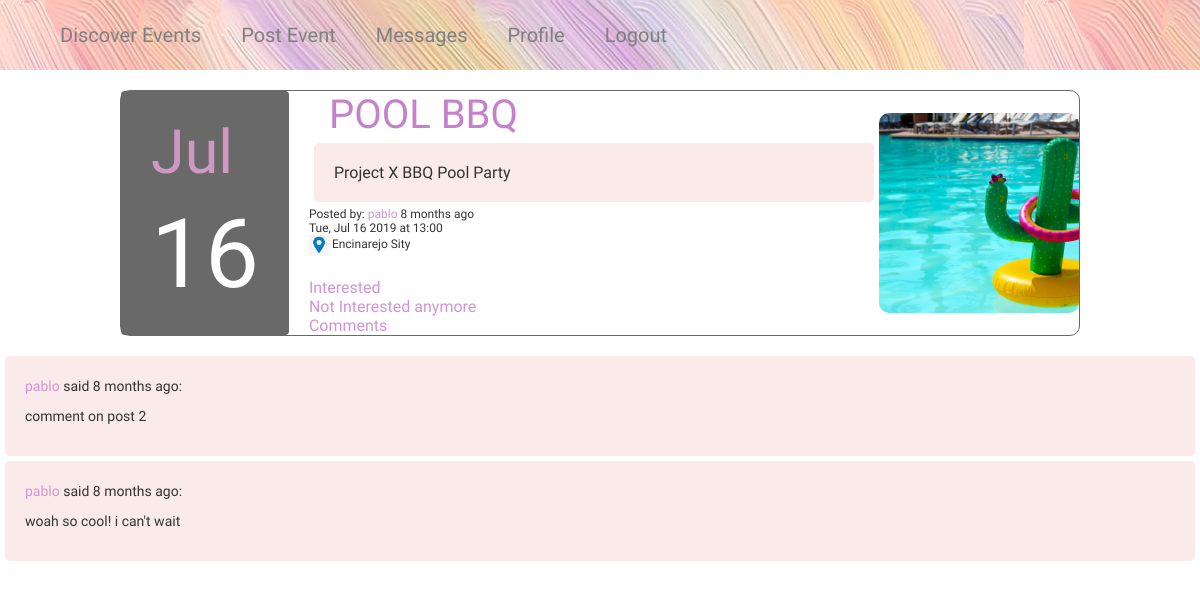
The app's page /post/2 (signed in) with its own data.
### app/models.py (models this page shows, shortened)
class Post(db.Model):
    __tablename__ = 'post'
    id = db.Column(db.Integer, primary_key=True)
    title = db.Column(db.String(25))
    eventphoto = db.Column(db.String(50))
    date = db.Column(db.DateTime)
    time = db.Column(db.DateTime)
    venue = db.Column(db.String(70))
    body = db.Column(db.String(140))
    timestamp = db.Column(db.DateTime, index=True, default=datetime.utcnow)
    user_id = db.Column(db.Integer, db.ForeignKey('user.id'))
    userlist = db.relationship('UserList', backref='event_interested', lazy='dynamic')
    comments = db.relationship('Comment', backref='post', lazy='dynamic')

class User(UserMixin, db.Model):
    __tablename__ = 'user'
    id = db.Column(db.Integer, primary_key=True)
    username = db.Column(db.String(64), index=True, unique=True)
    email = db.Column(db.String(120), index=True, unique=True)
    password_hash = db.Column(db.String(128))
    profilepic = db.Column(db.String(50))
    posts = db.relationship('Post', backref='author', lazy='dynamic')
    about_me = db.Column(db.String(200))
    last_seen = db.Column(db.DateTime, default=datetime.utcnow)
    followed = db.relationship(
        'User', secondary=followers,
        primaryjoin=(followers.c.follower_id == id),
        secondaryjoin=(followers.c.followed_id == id),
        backref=db.backref('followers', lazy='dynamic'), lazy='dynamic')
    messages_sent = db.relationship('Message',foreign_keys='Message.sender_id',backref='author', lazy='dynamic')
    messages_received = db.relationship('Message',foreign_keys='Message.recipient_id',backref='recipient', lazy='dynamic')
    last_message_read_time = db.Column(db.DateTime)
    notifications = db.relationship('Notification', backref='user',lazy='dynamic')
    def new_messages(self):
        last_read_time = self.last_message_read_time or datetime(1900, 1, 1)
        return Message.query.filter_by(recipient=self).filter(
            Message.timestamp > last_read_time).count()

class Comment(db.Model):
    __tablename__="comments"
    id = db.Column(db.Integer, primary_key=True)
    post_id = db.Column(db.Integer, db.ForeignKey('post.id'))
    username = db.Column(db.String(20))
    body = db.Column(db.String(300))
    timestamp = db.Column(db.DateTime, index=True, default=datetime.utcnow)

### main.py (the view)
@app.route("/post/<post_id>")
@login_required
def post(post_id):
    post = Post.query.get_or_404(post_id)
    comments = post.comments.order_by(Comment.timestamp.desc())
    return render_template('showEvent.html', post=post, comments=comments)

### app/models.py (called while the page is built)
@login.user_loader
def load_user(id):
    return User.query.get(int(id))

### main.py (called while the page is built)
@app.before_request
def before_request():
    if current_user.is_authenticated:
        current_user.last_seen = datetime.utcnow()
        db.session.commit()

### app/templates/showEvent.html (shortened to what this page needs)
<head>
  <link rel="stylesheet" href="{{ url_for('static', filename='css/style.css') }}"/>
</head>
{% extends "base.html" %}
{% block app_content %}
{% if post %}
  {% include '_post.html' %}
{% endif %}
{% if comments %}
  {% for c in comments %}
  <div class="event-description" width="70%">
    <p>
      <a class="link" href="{{ url_for('user', username=c.username) }}">{{ c.username }}</a>
      said {{ moment(c.timestamp).fromNow() }}:
    </p>
    <p>{{ c.body }}</p>
  </div>
  {% endfor %}
{% endif %}
{% endblock %}

### app/templates/_post.html (shortened to what this page needs)
<head>
  <link rel="stylesheet" href="{{ url_for('static', filename='css/style.css') }}"/>
  <link rel="stylesheet" href="{{ url_for('static', filename='css/style.css') }}"/>
</head>
<div class="post">
  <table>
    <tr class="date">
      <td class="fondo">
        <p class="event-month">{{ post.date.strftime("%b") }}</p>
        <p class="event-day">{{ post.date.strftime("%d") }}</p>
      </td>
      <td class="event">
        <a href="{{ url_for('post', post_id=post.id) }}" class="event-name">
          {{ post.title }}
        </a>
        <br>
        <div class="event-description">
          {{ post.body }}
        </div>
        <div class="event-info">
          Posted by:
          <a class="link" href="{{ url_for('user', username=post.author.username) }}">
            {{ post.author.username }}
          </a>
          {{ moment(post.timestamp).fromNow() }}
          <br>
          {{ post.date.strftime("%a, %b %d %Y") }}
          at {{ post.time.strftime("%H:%M") }}
          <br>
          <img src="../static/images/location.png" height="20px">
          {{ post.venue }}
        </div>
        <br>
        <a class="link" href="{{ url_for('interested', post_id=post.id, user_id=current_user.id) }}">Interested</a>
        <br>
        <a class="link" href="{{ url_for('not_interested', post_id=post.id, user_id=current_user.id) }}">Not Interested anymore</a>
        <br>
        <a class="link" href="{{ url_for('comment', post_id=post.id)}}">Comments</a>
      </td>
      <td class="event-photo">
        <img src="{{ post.eventphoto }}">
      </td>
    </tr>
  </table>
</div>

### app/static/css/style.css (style rules this page uses)
.link { color: #D195D5; font-family: "Didact Gothic"; }
p { font-family: "Didact Gothic"; }
.event { padding-left: 20px; width: 100%; }
.event-name { font-family: 'Delius Unicase'; color: #C581CC; font-size: 40px; padding-left: 20px; }
.event-month { color: #CF98C2; font-size: 61px; font-family: 'Delius Unicase'; }
.event-day { font-size: 96px; text-align: center; font-family: 'Delius Unicase'; color: white; margin-bottom: 0; }
.event-description { background-color: #FAEAEA; border-radius: 5px; padding: 20px; font-family: "Didact Gothic"; margin: 5px; }
.event-photo { align: right; }
.event-photo img { height: 200px; width: 200px; border-radius: 10px; object-fit: cover; }
.event-info { font-family: "Didact Gothic"; font-size: 12px; }
.fondo { background-color: dimgrey; border-radius: 4px; padding: 0 30px; }
table .date { padding: 0 30px; }
.post { border: 1px solid dimgrey; border-radius: 10px; width: 80%; margin: 20px auto; }

### records on screen
Post: date "Jul", date "16", title "POOL BBQ", body "Project X BBQ Pool Party", timestamp "8 months ago", date "Tue, Jul 16 2019", time "13:00", venue "Encinarejo Sity"
User: author.username "pablo"
Comment: username "pablo", timestamp "8 months ago", body "comment on post 2"
Comment: username "pablo", timestamp "8 months ago", body "woah so cool! i can't wait"
